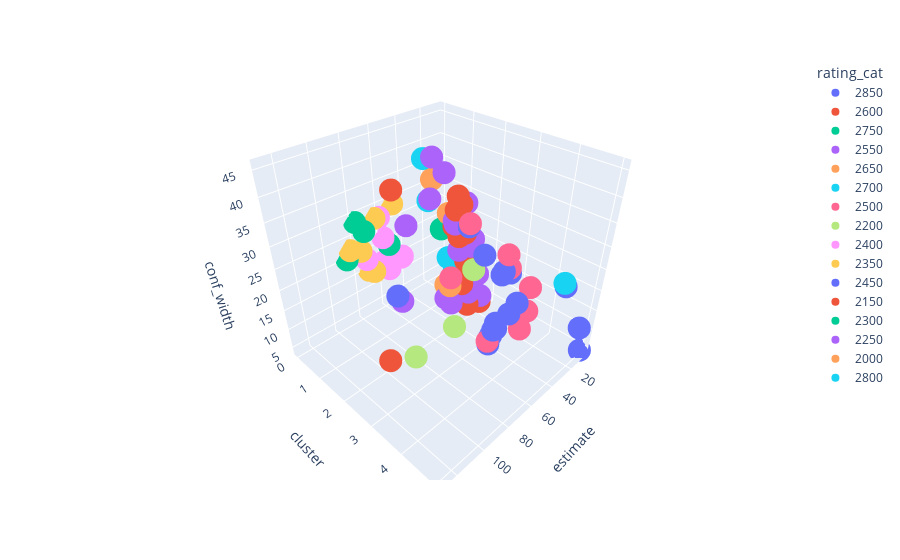

This figure's notebook cell:
### Code cell
import plotly.express as px
import pandas as pd


# Creating a 3D scatter plot
fig = px.scatter_3d(merged_df, x='estimate', y='cluster', z='conf_width', color='rating_cat',hover_name='name_y')

# Showing the plot
fig.show()

### Figure 1 — Plotly figure (JSON) as saved in the notebook; plotly's stock layout.template omitted (floating-point values rounded to 4 significant figures)
{"data": [{"hovertemplate": "<b>%{hovertext}</b><br><br>rating_cat=2850<br>estimate=%{x}<br>cluster=%{y}<br>conf_width=%{z}<extra></extra>", "hovertext": ["Magnus Carlsen", "Hikaru Nakamura", "Alireza Firouzja"], "legendgroup": "2850", "marker": {"color": "#636efa", "symbol": "circle"}, "mode": "markers", "name": "2850", "scene": "scene", "showlegend": true, "type": "scatter3d", "x": [6.222, 12.78, 37.46], "y": [5, 5, 5], "z": [4.224, 11.85, 26.68]}, {"hovertemplate": "<b>%{hovertext}</b><br><br>rating_cat=2600<br>estimate=%{x}<br>cluster=%{y}<br>conf_width=%{z}<extra></extra>", "hovertext": ["Bogdan Daniel Deac", "Sergei Zhigalko", "Aleksandar Indjic", "Aleksandr Shimanov", "Vincent Keymer", "Rasmus Svane", "Matthias Bluebaum", "Daniel Naroditsky", "Etienne Bacrot", "Vahap Sanal", "Grigoriy Oparin", "Hrant Melkumyan", "Axel Bachmann"], "legendgroup": "2600", "marker": {"color": "#EF553B", "symbol": "circle"}, "mode": "markers", "name": "2600", "scene": "scene", "showlegend": true, "type": "scatter3d", "x": [17.81, 30.18, 36.06, 37.1, 22.28, 32.99, 39.61, 34.05, 44.12, 42.49, 37.89, 41.06, 88.85], "y": [2, 2, 2, 2, 2, 2, 2, 2, 2, 2, 2, 2, 2], "z": [5.548, 7.117, 14.0, 15.04, 19.28, 19.51, 26.45, 26.46, 29.46, 32.83, 33.44, 35.67, 42.61]}, {"hovertemplate": "<b>%{hovertext}</b><br><br>rating_cat=2750<br>estimate=%{x}<br>cluster=%{y}<br>conf_width=%{z}<extra></extra>", "hovertext": ["Wesley So", "Jan-Krzysztof Duda", "Daniil Dubov"], "legendgroup": "2750", "marker": {"color": "#00cc96", "symbol": "circle"}, "mode": "markers", "name": "2750", "scene": "scene", "showlegend": true, "type": "scatter3d", "x": [11.19, 13.67, 30.12], "y": [1, 1, 1], "z": [6.323, 8.941, 23.42]}, {"hovertemplate": "<b>%{hovertext}</b><br><br>rating_cat=2550<br>estimate=%{x}<br>cluster=%{y}<br>conf_width=%{z}<extra></extra>", "hovertext": ["Denis Lazavik", "Maksim Chigaev", "Krikor Sevag Mekhitarian", "Eric Hansen", "Tuan Minh Le", "Shamsiddin Vokhidov", "Baadur Jobava", "Vasif Durarbayli", "Renato Terry", "Dmitrij Kollars", "Aryan Tari", "Aram Hakobyan", "David Howell", "Conrad Holt", "Sanan Sjugirov", "Luca Moroni Jr"], "legendgroup": "2550", "marker": {"color": "#ab63fa", "symbol": "circle"}, "mode": "markers", "name": "2550", "scene": "scene", "showlegend": true, "type": "scatter3d", "x": [17.36, 29.41, 50.31, 31.38, 20.91, 29.43, 29.03, 39.53, 26.45, 43.18, 43.96, 33.72, 80.3, 63.02, 52.41, 61.34], "y": [2, 2, 2, 2, 2, 2, 2, 2, 2, 2, 2, 2, 2, 2, 2, 2], "z": [7.232, 10.44, 12.74, 13.42, 13.95, 19.5, 22.52, 23.16, 23.9, 29.84, 30.66, 33.3, 34.68, 37.78, 41.69, 45.54]}, {"hovertemplate": "<b>%{hovertext}</b><br><br>rating_cat=2650<br>estimate=%{x}<br>cluster=%{y}<br>conf_width=%{z}<extra></extra>", "hovertext": ["Gata Kamsky", "Raunak Sadhwani", "Maxim Matlakov"], "legendgroup": "2650", "marker": {"color": "#FFA15A", "symbol": "circle"}, "mode": "markers", "name": "2650", "scene": "scene", "showlegend": true, "type": "scatter3d", "x": [25.53, 23.78, 38.27], "y": [1, 1, 1], "z": [7.435, 26.42, 36.05]}, {"hovertemplate": "<b>%{hovertext}</b><br><br>rating_cat=2700<br>estimate=%{x}<br>cluster=%{y}<br>conf_width=%{z}<extra></extra>", "hovertext": ["Oleksandr Bortnyk", "Jose Eduardo Martinez Alcantara", "Alexander Grischuk", "Jeffery Xiong", "Vladimir Fedoseev"], "legendgroup": "2700", "marker": {"color": "#19d3f3", "symbol": "circle"}, "mode": "markers", "name": "2700", "scene": "scene", "showlegend": true, "type": "scatter3d", "x": [17.45, 23.57, 23.16, 41.45, 45.1], "y": [1, 1, 1, 1, 1], "z": [9.928, 14.87, 24.42, 31.7, 41.17]}, {"hovertemplate": "<b>%{hovertext}</b><br><br>rating_cat=2500<br>estimate=%{x}<br>cluster=%{y}<br>conf_width=%{z}<extra></extra>", "hovertext": ["Anton Demchenko", "Aman Hambleton", "Samvel Ter-Sahakyan", "David Paravyan", "Rudik Makarian", "Frederik Svane", "Vladimir Zakhartsov", "Vugar Rasulov"], "legendgroup": "2500", "marker": {"color": "#FF6692", "symbol": "circle"}, "mode": "markers", "name": "2500", "scene": "scene", "showlegend": true, "type": "scatter3d", "x": [38.37, 67.99, 32.97, 32.15, 53.15, 55.38, 97.07, 85.37], "y": [4, 4, 4, 4, 4, 4, 4, 4], "z": [11.89, 15.28, 15.44, 21.1, 29.2, 32.32, 34.81, 42.55]}, {"hovertemplate": "<b>%{hovertext}</b><br><br>rating_cat=2200<br>estimate=%{x}<br>cluster=%{y}<br>conf_width=%{z}<extra></extra>", "hovertext": ["Wojciech Przybylski", "Zachary Tanenbaum", "Artin Ashraf"], "legendgroup": "2200", "marker": {"color": "#B6E880", "symbol": "circle"}, "mode": "markers", "name": "2200", "scene": "scene", "showlegend": true, "type": "scatter3d", "x": [98.02, 68, 53.36], "y": [3, 3, 3], "z": [12.64, 13.68, 24.78]}, {"hovertemplate": "<b>%{hovertext}</b><br><br>rating_cat=2400<br>estimate=%{x}<br>cluster=%{y}<br>conf_width=%{z}<extra></extra>", "hovertext": ["Zbigniew Pakleza", "Matvey Galchenko", "Arystanbek Urazayev", "Nikita Matinian", "Razvan Preotu", "Meri Arabidze", "Ivan Zemlyanskii", "Vuk Djordjevic"], "legendgroup": "2400", "marker": {"color": "#FF97FF", "symbol": "circle"}, "mode": "markers", "name": "2400", "scene": "scene", "showlegend": true, "type": "scatter3d", "x": [54.85, 44.15, 43.37, 58.96, 59.1, 72.5, 58.62, 60.91], "y": [0, 0, 0, 0, 0, 0, 0, 0], "z": [12.94, 14.4, 14.57, 15.15, 16.74, 18.34, 21.82, 27.18]}, {"hovertemplate": "<b>%{hovertext}</b><br><br>rating_cat=2350<br>estimate=%{x}<br>cluster=%{y}<br>conf_width=%{z}<extra></extra>", "hovertext": ["Vasiliy Korchmar", "Alexandros Papasimakopoulos", "Polina Shuvalova", "Krzysztof Jakubowski", "Yahli Sokolovsky", "Ivan Yeletsky"], "legendgroup": "2350", "marker": {"color": "#FECB52", "symbol": "circle"}, "mode": "markers", "name": "2350", "scene": "scene", "showlegend": true, "type": "scatter3d", "x": [67.48, 71.5, 76.41, 84.33, 64.39, 49.82], "y": [0, 0, 0, 0, 0, 0], "z": [14.31, 15.31, 21.09, 22.47, 27.39, 28.94]}, {"hovertemplate": "<b>%{hovertext}</b><br><br>rating_cat=2450<br>estimate=%{x}<br>cluster=%{y}<br>conf_width=%{z}<extra></extra>", "hovertext": ["Aleksandra Goryachkina", "Dennis Wagner", "Ihor Samunenkov", "Mihnea Costachi", "Alexandra Kosteniuk", "Mark Timmermans", "Mikhail Bryakin", "Xu Yi", "Mukhiddin Madaminov", "Jakub Kosakowski", "Jung Min Seo", "Leonardo Tristan", "Avital Boruchovsky", "pawel jaracz"], "legendgroup": "2450", "marker": {"color": "#636efa", "symbol": "circle"}, "mode": "markers", "name": "2450", "scene": "scene", "showlegend": true, "type": "scatter3d", "x": [67.22, 66.66, 65.25, 61.38, 63.77, 50.52, 61.86, 43.64, 52.66, 59.68, 58.09, 74.33, 127.5, 85.97], "y": [4, 4, 4, 4, 4, 4, 4, 4, 4, 4, 4, 4, 4, 4], "z": [14.43, 15.66, 16.17, 16.96, 17.1, 18.26, 18.38, 19.53, 28.04, 28.86, 29.3, 35.26, 37.1, 42.1]}, {"hovertemplate": "<b>%{hovertext}</b><br><br>rating_cat=2150<br>estimate=%{x}<br>cluster=%{y}<br>conf_width=%{z}<extra></extra>", "hovertext": ["Tomasz Jaskolka"], "legendgroup": "2150", "marker": {"color": "#EF553B", "symbol": "circle"}, "mode": "markers", "name": "2150", "scene": "scene", "showlegend": true, "type": "scatter3d", "x": [115.3], "y": [3], "z": [15.9]}, {"hovertemplate": "<b>%{hovertext}</b><br><br>rating_cat=2300<br>estimate=%{x}<br>cluster=%{y}<br>conf_width=%{z}<extra></extra>", "hovertext": ["Olexiy Bilych", "Piotr Piesik", "Damian Lewtak", "Igor Bjelobrk"], "legendgroup": "2300", "marker": {"color": "#00cc96", "symbol": "circle"}, "mode": "markers", "name": "2300", "scene": "scene", "showlegend": true, "type": "scatter3d", "x": [54.08, 87.22, 72.94, 78.77], "y": [0, 0, 0, 0], "z": [19.38, 20.64, 25.44, 28.4]}, {"hovertemplate": "<b>%{hovertext}</b><br><br>rating_cat=2250<br>estimate=%{x}<br>cluster=%{y}<br>conf_width=%{z}<extra></extra>", "hovertext": ["Alexei Gubajdullin", "Semetey Tologontegin"], "legendgroup": "2250", "marker": {"color": "#ab63fa", "symbol": "circle"}, "mode": "markers", "name": "2250", "scene": "scene", "showlegend": true, "type": "scatter3d", "x": [71.12, 105.2], "y": [3, 3], "z": [20.19, 27.17]}, {"hovertemplate": "<b>%{hovertext}</b><br><br>rating_cat=2000<br>estimate=%{x}<br>cluster=%{y}<br>conf_width=%{z}<extra></extra>", "hovertext": ["Abtin Atakhan"], "legendgroup": "2000", "marker": {"color": "#FFA15A", "symbol": "circle"}, "mode": "markers", "name": "2000", "scene": "scene", "showlegend": true, "type": "scatter3d", "x": [72.19], "y": [3], "z": [24.41]}, {"hovertemplate": "<b>%{hovertext}</b><br><br>rating_cat=2800<br>estimate=%{x}<br>cluster=%{y}<br>conf_width=%{z}<extra></extra>", "hovertext": ["Fabiano Caruana"], "legendgroup": "2800", "marker": {"color": "#19d3f3", "symbol": "circle"}, "mode": "markers", "name": "2800", "scene": "scene", "showlegend": true, "type": "scatter3d", "x": [39.16], "y": [5], "z": [27.73]}], "layout": {"legend": {"title": {"text": "rating_cat"}, "tracegroupgap": 0}, "margin": {"t": 60}, "scene": {"domain": {"x": [0, 1], "y": [0, 1]}, "xaxis": {"title": {"text": "estimate"}}, "yaxis": {"title": {"text": "cluster"}}, "zaxis": {"title": {"text": "conf_width"}}}}}
